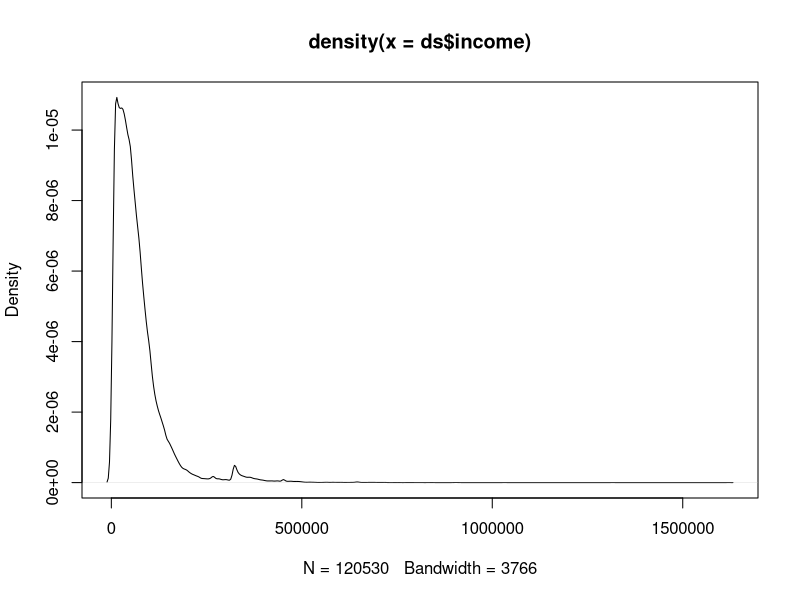
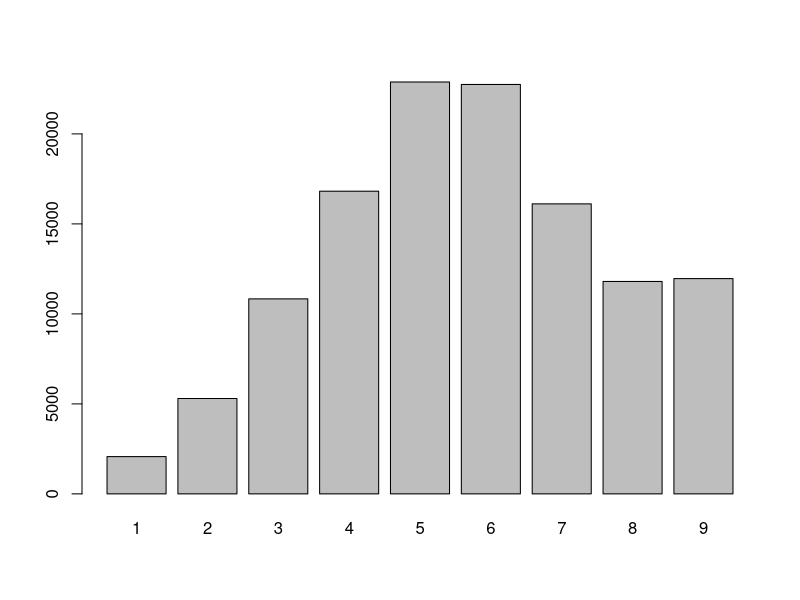
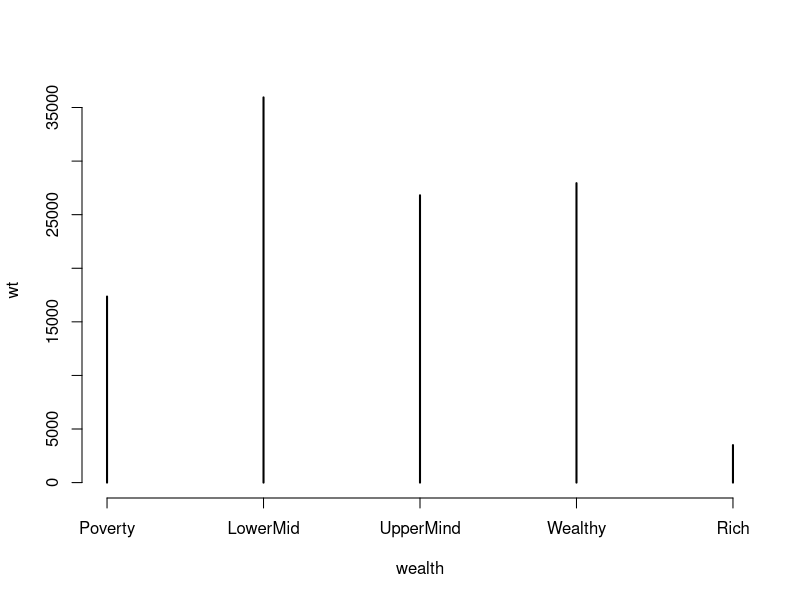
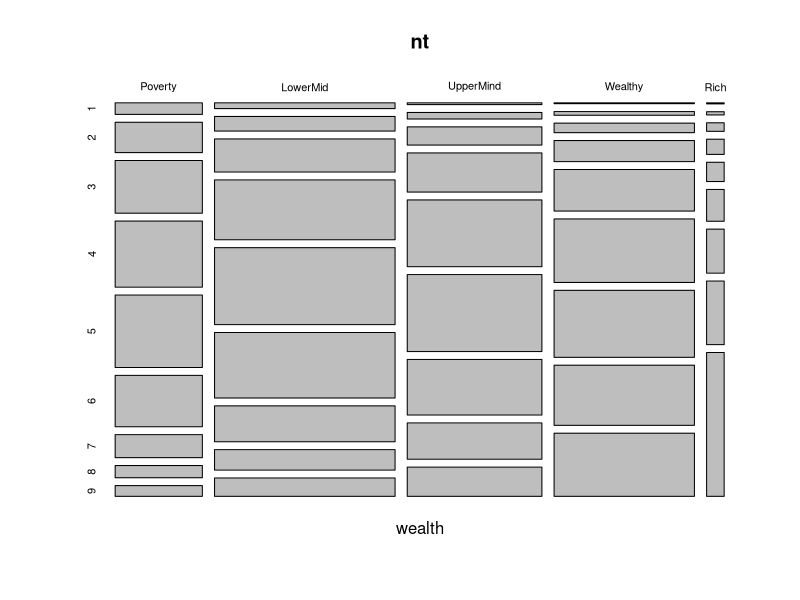
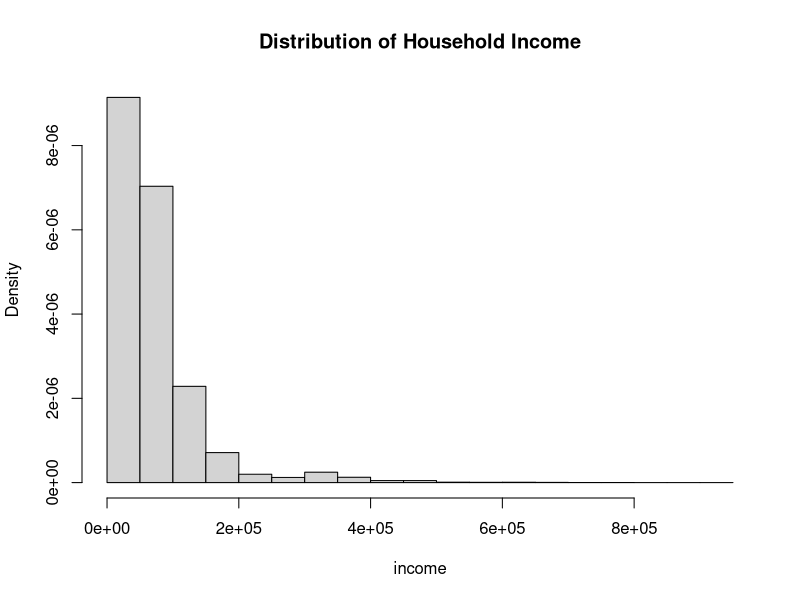
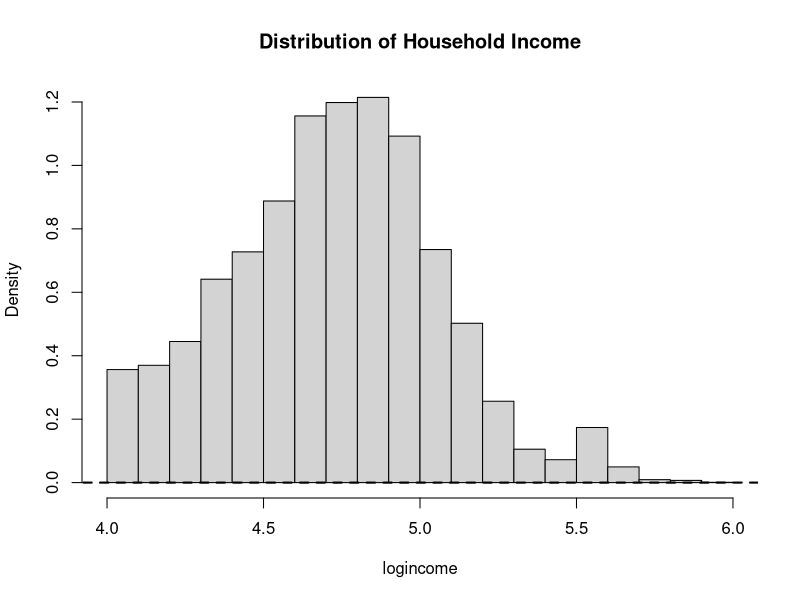
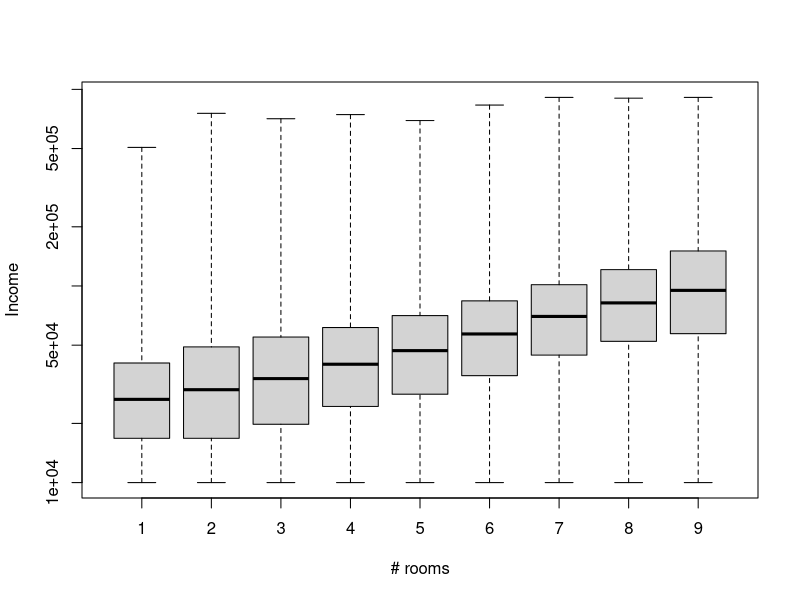
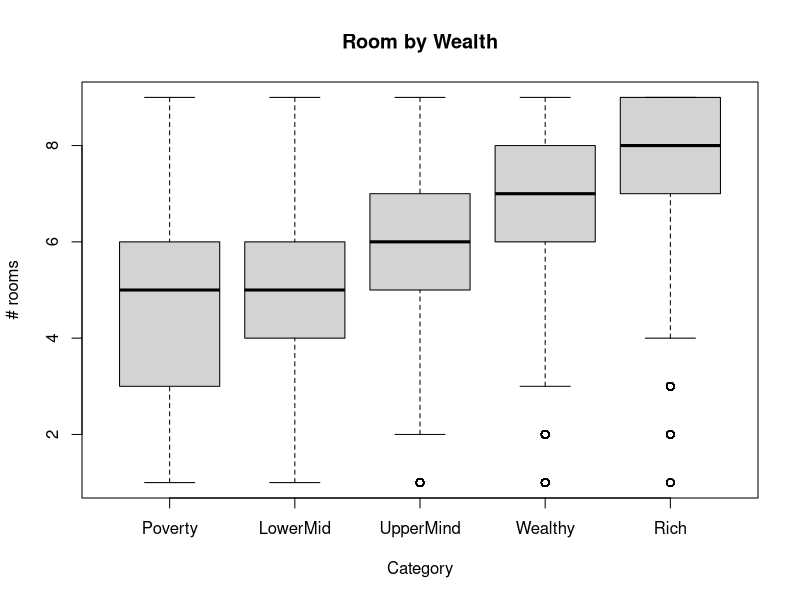

R code for these plots, in order: (Note: this script raises an error after producing the figures.)
# Module Four: Lab 1
# from "Data Science and Big Data Analytics" 
#
ls()
###################################################
## Step 0: Getting started with R 
###################################################
setwd("C:/Users/jaycee/Desktop/Data-Science-and-Big-Data-Analytics--Wealth")
lab1 <- read.table("lab1_01.txt", sep="|", header=TRUE)
lab2 <- read.table("lab1_02.txt", sep="|", header=TRUE) 


colnames(lab1)

ls()
rm(lab2)
ls()
ds <- lab1
ds

colnames(ds)

colnames(ds) <- c("serialno", "income", "rooms")

summary(ds$income)

range(ds$income)
sd(ds$income)

var(ds$income)

plot(density(ds$income))


summary(ds$rooms)

range(ds$rooms)

sd(ds$rooms)

plot(as.factor(ds$rooms))
(m <- mean(ds$income, trim = 0.10))

summary(m)

ds <- subset(ds, ds$income >= 10000 & ds$income < 1000000)
summary(ds)

quantile(ds$income, seq(from=0, to=1, length=11))
summary(ds$income)

summary(ds$income, ds$rooms)
breaks <- c(0, 23000, 52000, 82000, 250000, 999999)

breaks
labels <- c("Poverty", "LowerMid", "UpperMind", "Wealthy", "Rich")

wealth <- cut(ds$income,breaks, labels)
ds <- cbind(ds, wealth)
head(ds)

wt <- table(wealth)
percent <- wt/sum(wt) * 100
wt

percent
plot(wt)
nt <- table(wealth, ds$rooms)
print(nt)

plot(nt)
rm(wealth, breaks, labels)

ls()
save(ds, wt, nt, file = "Census.Rdata")
ls()
library(MASS)


with(ds, {hist(income, main="Distribution of Household Income", freq=FALSE) })


logincome = log10(ds$income)
hist(logincome, main = "Distribution of Household Income", freq = FALSE)

lines(density(ds$income), lty=2, lwd=2)

with(ds, cor(income, rooms))



n = length(ds$income)
with(ds, cor(runif(n), rooms))


boxplot(income ~ as.factor(rooms), data=ds, range=0, outline=F, log="y", xlab = "# rooms", ylab = "Income")


boxplot(rooms ~ wealth, data = ds, main="Room by Wealth", xlab = "Category", ylab="# rooms")












# look at some data values 

head(lab1, n=10)
tail(lab2, n=10)

# lets look in more detail 


summary(lab1)

# and remove some extraneous variables (columns)

nlab1 <- lab1[,2:3]

# what did we get? 



dim(nlab1)
typeof(nlab1)
class(nlab1)

# what does summary() say now? 


summary(nlab1)

# same correlation values or different? 

cor(nlab1)

# clean up and save

rm(lab1) 
lab1 <- nlab1
save(lab1, lab2, file="Labs.Rdata")
rm(lab1, lab2)
ls()      # make sure they?re not in the workspace




###################################################
## Step 1: scalars and strings
###################################################

n <- 1  # scalar
s <- "Columbus, Ohio"   # string 

###################################################
## Step 2: vectors of strings and numbers
################################################### 

levels <- c("Worst", "Bad", "Mediocre", "Good", "Awesome")
ratings <- c("Worst", "Worst", "Bad", "Bad", "Good", "Bad", "Bad") 
critics <- c("Siskel", "Ebert", "Rowen", "Martin")
movies <- c("The Undefeated", "Snakes on a Plane", "Encino Man", "Casablanca")
attendance <- c(15, 350,175, 400)
reviewers <- c("Siskel", "Siskel", "Ebert", "Ebert", "Rowan", "Martin", "Rowan")

###################################################
## Step 3: factors and lists
###################################################
f <- factor(ratings, levels)  

fl <- list(ratings=ratings, critics=critics, 
           movies=movies, attendance=attendance)

###################################################
## Step 4: Matrices, Tables, and Data Frames
###################################################

mdat <- matrix(c(1,2,3, 11,12,13), nrow = 2, ncol=3, byrow=TRUE,
               dimnames = list(c("row1", "row2"),
                               c("C1", "C2", "C3")))

t <- table(ratings, reviewers)  

###################################################
## Step 5: Defining a Function
###################################################

std <- function(x) sd(x)   # defining a function 
v <- c(1:100)              # create a test vector
std(v)

tellme <- function(x) { 
  p1 <- paste("Type of", x, " is",typeof(x),sep=" ")
  print(p1)
  p2 <- paste("Class of", x, "is", class(x), sep=" ")
  print(p2)
  p3 <- paste("String rep of ",x," is", str(x), sep=" ")
  print(p3)
  p4 <- paste("Names for ", x, "is", names(x), sep=" ")
  print(p4)
  invisible()
}
tellme(t)

###################################################
## End 
###################################################
